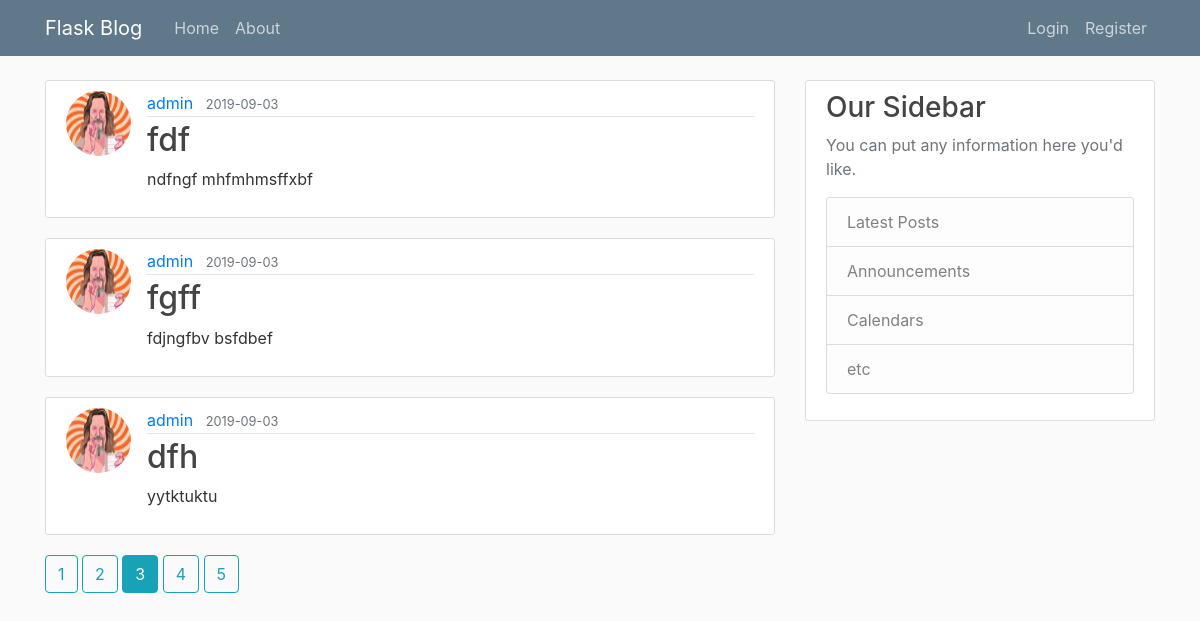
Screenshot of /home?page=3 with the database file from the repository.
### blog/models.py (models this page shows, shortened)
class Post(db.Model):
    id = db.Column(db.Integer, primary_key=True)
    title = db.Column(db.String(100), nullable=False)
    date_posted = db.Column(db.DateTime, nullable=False, default=datetime.utcnow)
    content = db.Column(db.Text, nullable=False)
    user_id = db.Column(db.Integer, db.ForeignKey('user.id'), nullable=False)

class User(db.Model, UserMixin):  # to enherite methods: is_authenticated, is_active, ...
    id = db.Column(db.Integer, primary_key=True)
    username = db.Column(db.String(20), unique=True, nullable=False)
    email = db.Column(db.String(120), unique=True, nullable=False)
    image_file = db.Column(db.String(20), nullable=False, default='dafault.jpeg')
    password = db.Column(db.String(20), nullable=False)
    posts = db.relationship('Post', backref='author', lazy=True)

### blog/routes.py (the view)
@app.route("/")
@app.route("/home")
def home():
    page = request.args.get('page', 1, type=int)
    posts = Post.query.order_by(Post.date_posted.desc()).paginate(page=page, per_page=3)
    return render_template('home.html', posts=posts)

### blog/templates/home.html
{% extends "layout.html" %}
{% block content %}
    {% for post in posts.items %}
    <article class="media content-section">
      <img src="{{ url_for('static', filename='profile_pics/' + post.author.image_file) }}" class="rounded-circle article-img">
      <div class="media-body">
        <div class="article-metadata">
          <a class="mr-2" href="{{ url_for('user_posts', username=post.author.username)}}">{{ post.author.username }}</a>
          <small class="text-muted">{{ post.date_posted.strftime('%Y-%m-%d') }}</small>
        </div>
        <h2><a class="article-title" href="{{ url_for('post', post_id=post.id)}}">{{ post.title }}</a></h2>
        <p class="article-content">{{ post.content }}</p>
      </div>
    </article>
    {% endfor %}
    {% for page_num in posts.iter_pages(left_edge=1, right_edge=1, left_current=1, right_current=2) %}
      {% if page_num %}
        {% if posts.page == page_num %}
          <a class="btn btn-info mb-4" href="{{ url_for('home', page=page_num) }}">{{ page_num }}</a>
        {% else %}
          <a class="btn btn-outline-info mb-4" href="{{ url_for('home', page=page_num) }}">{{ page_num }}</a>
        {% endif %}
      {% else %}
        ...
      {% endif %}
    {% endfor %}
{% endblock content %}

### blog/static/main.css (style rules this page uses)
body { background: #fafafa; color: #333333; margin-top: 5rem; }
h1, h2, h3, h4, h5, h6 { color: #444444; }
.content-section { background: #ffffff; padding: 10px 20px; border: 1px solid #dddddd; border-radius: 3px; margin-bottom: 20px; }
.article-title { color: #444444; }
.article-content { white-space: pre-line; }
.article-img { height: 65px; width: 65px; margin-right: 16px; }
.article-metadata { padding-bottom: 1px; margin-bottom: 4px; border-bottom: 1px solid #e3e3e3 }

### rows the page displays
Post: image_file (picture), author.username "admin", date_posted "2019-09-03", title "fdf", content "ndfngf mhfmhmsffxbf"
Post: image_file (picture), author.username "admin", date_posted "2019-09-03", title "fgff", content "fdjngfbv bsfdbef"
Post: image_file (picture), author.username "admin", date_posted "2019-09-03", title "dfh", content "yytktuktu"

### other values shown
{{ page_num }} "1" "2" "4" "5"
{{ page_num }} "3"
